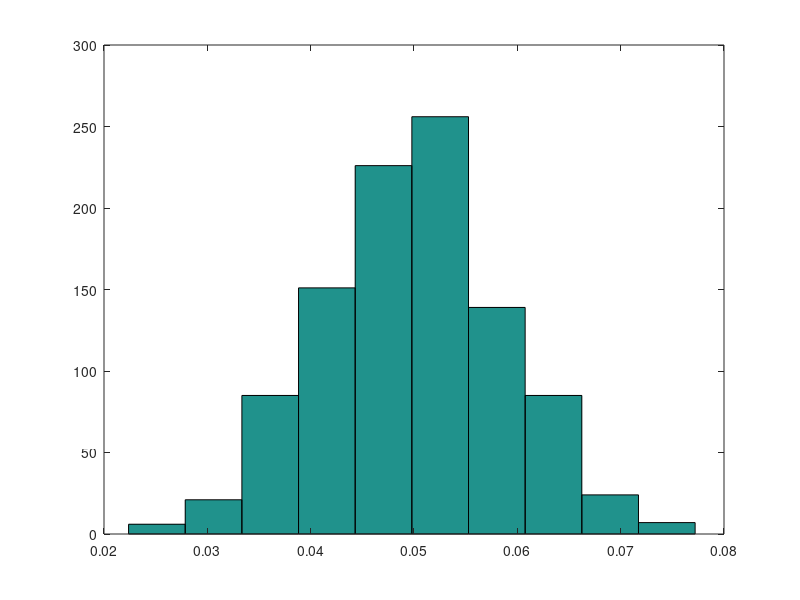
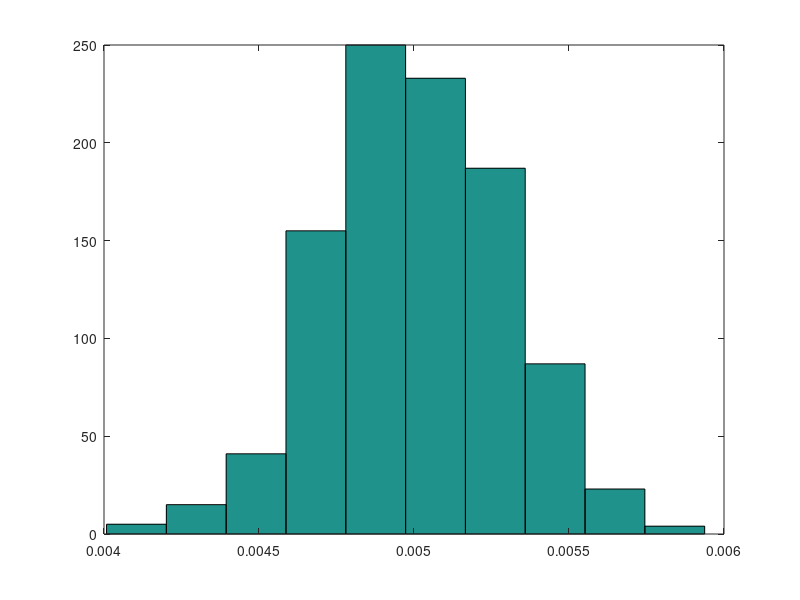
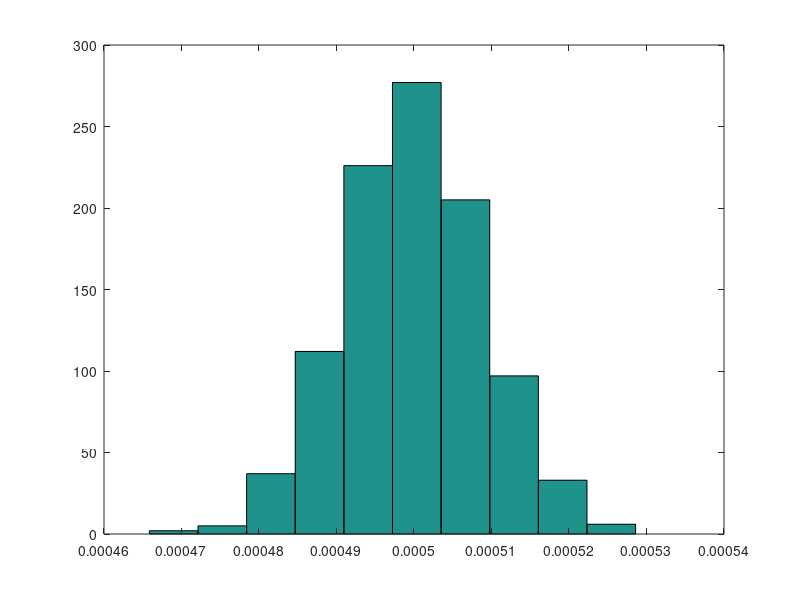
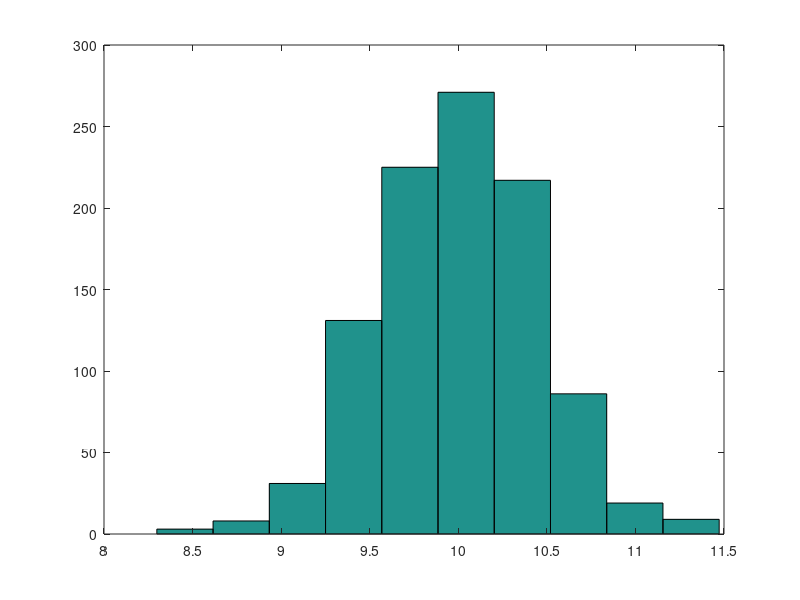

MATLAB code to generate these figures, in order:
%Luis José Quintana Bolaño
%Practica 3
%Ejercicio 1
function [] = practica3( )
    disp(['Ejercicio 1'])
    disp(['A'])
    a=A(10)
    disp(['B'])
    b=B(a)
    disp(['C'])
    c=C(10);
    figure, hist(c/10);
    disp(['D'])
    d1=C(100);
    figure, hist(d1/100);
    d2=C(1000);
    figure, hist(d2/1000);
    %d3=C(10000);
    %figure, hist(d3/10000);
    disp(['E'])
    disp(['Medias'])
    mean(c)
    mean(d1)
    mean(d2)
    %mean(d3)
    %La media no se ve afectada 
    disp(['Varianzas'])
    var(c)
    var(d1)
    var(d2)
    %var(d3)
    %A medida que la población aumenta, la varianza disminuye.
    disp(['F'])
    F();
    
end

function sol = A(N)
    sol=rand(1,N);
end
function sol = B( a )
    sol=mean(a);
end

function sol = C( N )
    for i=1:1000%000
        sol(i)=B(A(N));
    end
end

function sol = Ac(N)
    sol=chi2rnd(100,1,N);
end

function sol = Cc(N)
    for i=1:1000%000
        sol(i)=B(Ac(N));
    end
end

function sol=Af(N)
    sol=frnd(100,100,1,N);
end
function sol=Cf(N)
    for i=1:1000%000
        sol(i)=B(Af(N));
    end
end
function sol=Ar(N)
    sol=rand(1,N).^2;
end
function sol=Cr(N)
    for i=1:1000%000
        sol(i)=B(Ar(N));
    end
end
function [] = F( )
    disp(['Chi2rnd'])
    c=Cc(10);
    figure, hist(c/10);
    d1=Cc(100);
    figure, hist(d1/100);
    d2=Cc(1000);
    figure, hist(d2/1000);
    %d3=C(10000);
    %figure, hist(d3/10000);
    disp(['Medias'])
    mean(c)
    mean(d1)
    mean(d2)
    %mean(d3)
    %La media no se ve afectada 
    disp(['Varianzas'])
    var(c)
    var(d1)
    var(d2)
    %var(d3)
    disp(['frnd'])
    c=Cf(10);
    figure, hist(c/10);
    d1=Cf(100);
    figure, hist(d1/100);
    d2=Cf(1000);
    figure, hist(d2/1000);
    %d3=Cf(10000);
    %figure, hist(d3/10000);
    disp(['Medias'])
    mean(c)
    mean(d1)
    mean(d2)
    %mean(d3)
    %La media no se ve afectada 
    disp(['Varianzas'])
    var(c)
    var(d1)
    var(d2)
    %var(d3)
    disp(['rand^2'])
    c=Cr(10);
    figure, hist(c/10);
    d1=Cr(100);
    figure, hist(d1/100);
    d2=Cr(1000);
    figure, hist(d2/1000);
    %d3=Cr(10000);
    %figure, hist(d3/10000);
    disp(['Medias'])
    mean(c)
    mean(d1)
    mean(d2)
    %mean(d3)
    %La media no se ve afectada 
    disp(['Varianzas'])
    var(c)
    var(d1)
    var(d2)
    %var(d3)

end

